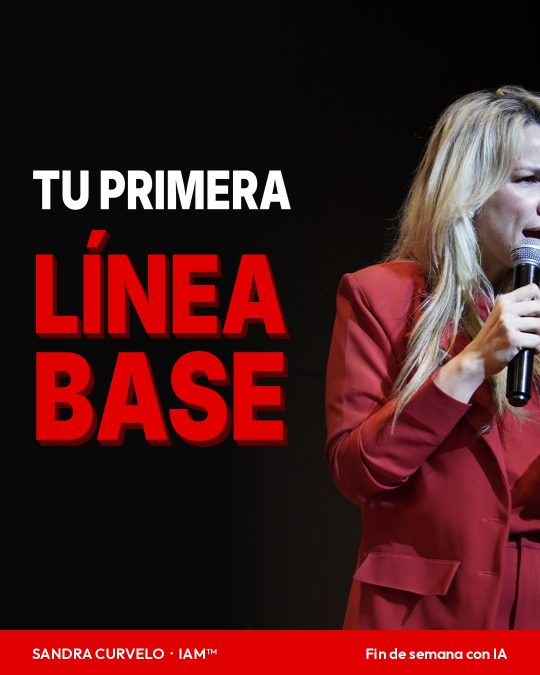
#> input picture contenido-linkedin/imagenes/dom-15.jpg, 1080 x 1350 px, given in place of bg2.png, which was not available (shown at 1/2 size)
$ python escalera-lun-23.py .
#> lines starting #> are read from the running program, lines starting #| are printed output that depends on the picture
import sys
from PIL import Image, ImageDraw, ImageFont, ImageFilter, ImageEnhance, ImageChops
D=sys.argv[1]; F="/mnt/skills/examples/canvas-design/canvas-fonts/"
B=lambda s: ImageFont.truetype(F+"Outfit-Bold.ttf",s); R=lambda s: ImageFont.truetype(F+"Outfit-Regular.ttf",s)
W,H=1080,1350
bg=Image.open(D+"/bg2.png").convert("RGB").resize((W,H),Image.LANCZOS).convert("RGBA")
cut=Image.open(D+"/cut.png").convert("RGBA")
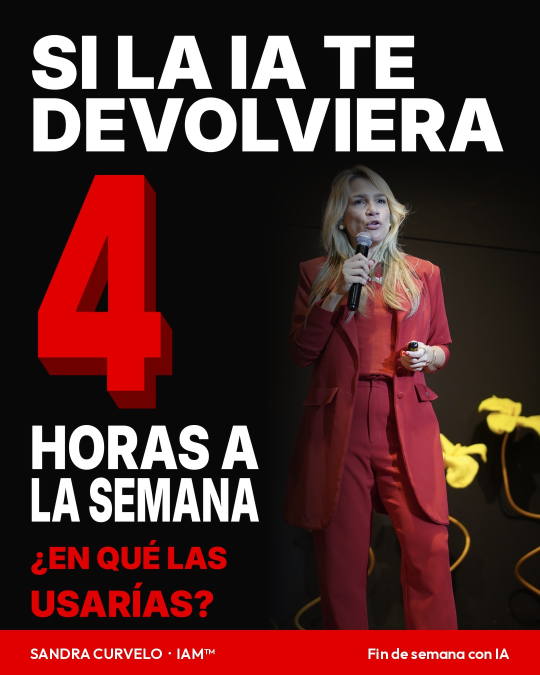
#> input picture contenido-linkedin/imagenes/fin-semana-dom-08.jpg, 1080 x 1350 px, given in place of cut.png, which was not available (shown at 1/2 size)
s=1.1; cut=cut.resize((int(cut.width*s),int(cut.height*s)),Image.LANCZOS)
ox,oy=-300,-20
# grade subject to scene: slightly darker, warmer-red
rgb=cut.convert("RGB"); a=cut.split()[-1]
#> after `a = cut.split()[-1]`: a: PIL image 1188x1485 L; every value is 255
rgb=ImageEnhance.Brightness(rgb).enhance(0.84); rgb=ImageEnhance.Contrast(rgb).enhance(1.05)
tint=Image.new("RGB",rgb.size,(255,40,40)); rgb=Image.blend(rgb,tint,0.06)
dk=Image.new("L",rgb.size,0); dd=ImageDraw.Draw(dk)
#> after `dk = Image.new('L', rgb.size, 0)`: dk: PIL image 1188x1485 L; every value is 0
for yy in range(rgb.height):
    fy=yy+oy
    v=0 if fy<980 else min(215,int(215*(fy-980)/170))
    dd.line([(0,yy),(rgb.width,yy)],fill=v)
rgb=Image.composite(Image.new("RGB",rgb.size,(10,6,8)),rgb,dk)
cut=rgb.convert("RGBA"); cut.putalpha(a)
# red rim glow behind subject
glow=Image.new("RGBA",(W,H),(0,0,0,0)); g=Image.new("RGBA",cut.size,(230,20,20,0)); g.putalpha(a.point(lambda v: int(v*0.85)))
#> after `glow = Image.new('RGBA', (W, H), (0, 0, 0, 0))`: glow: PIL image 1080x1350 RGBA; every value is 0
#> after `g.putalpha(a.point(lambda v: int(v * 0.85)))`:
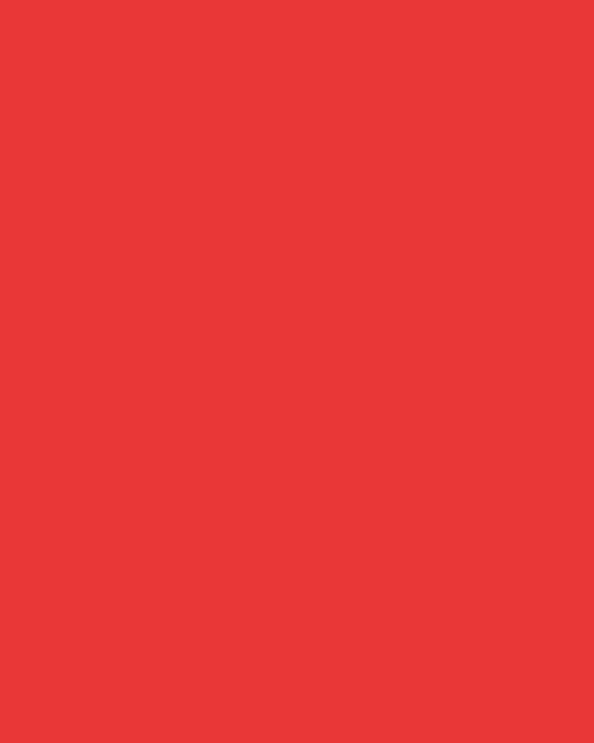
#> g: PIL image 1188x1485 RGBA (shown at 1/2 size); mean R, G, B, A 230, 20, 20, 216; transparent parts drawn white
glow.paste(g,(ox+14,oy),g); glow=glow.filter(ImageFilter.GaussianBlur(22))
#> after `glow = glow.filter(ImageFilter.GaussianBlur(22))`:
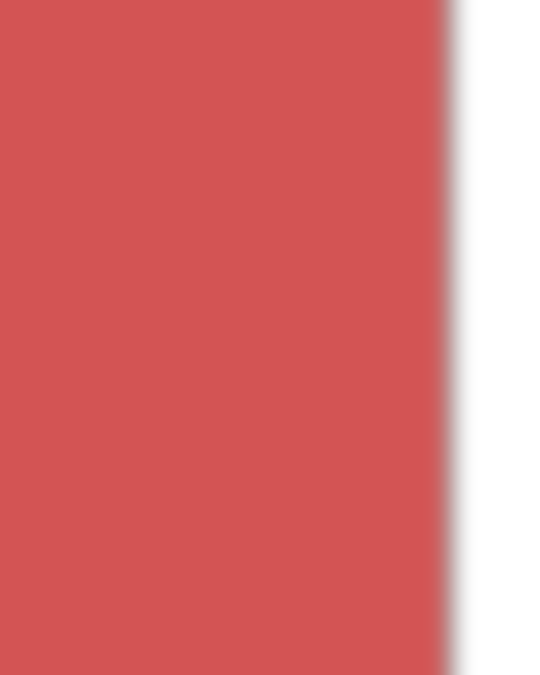
#> glow: PIL image 1080x1350 RGBA (shown at 1/2 size); mean R, G, B, A 162.9, 14.2, 14.2, 152.8; transparent parts drawn white
bg=Image.alpha_composite(bg,glow)
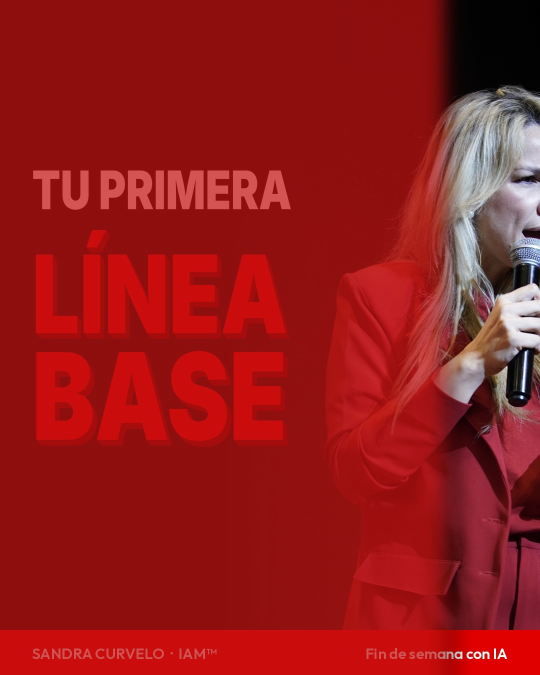
#> bg: PIL image 1080x1350 RGBA (shown at 1/2 size); mean R, G, B, A 150.2, 25.9, 26.6, 255
# soft floor shadow
bg.alpha_composite(cut,(ox,oy))
c=bg
my=Image.new("L",(W,H),0); dy=ImageDraw.Draw(my)
#> after `my = Image.new('L', (W, H), 0)`: my: PIL image 1080x1350 L; every value is 0
for y in range(H):
    v=0
    if y<300: v=int(200*(1-y/300))
    if y>1060: v=min(250,int(250*(y-1060)/120))
    dy.line([(0,y),(W,y)],fill=v)
ov=Image.new("RGBA",(W,H),(6,6,8,255)); ov.putalpha(my); c=Image.alpha_composite(c,ov)
#> after `ov.putalpha(my)`:
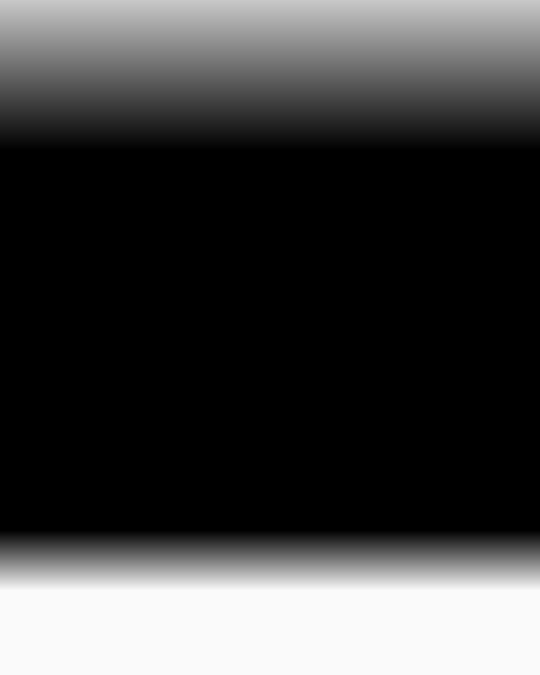
#> my: PIL image 1080x1350 L (shown at 1/2 size); min 0, max 250, mean 64.7

def holo(cx,cy,t,size,n=''):
#> called with cx = 655, cy = 833, t = 'ADOPCIÓN', size = 44, n = '1'
    global c
    f=B(size); pre=n+'  ' if n else ''; pw=ImageDraw.Draw(c).textlength(pre,font=f); tw=ImageDraw.Draw(c).textlength(pre+t,font=f)
#> after `pw = ImageDraw.Draw(c).textlength(pre, font=f)`: pw = 55.97
#> after `tw = ImageDraw.Draw(c).textlength(pre + t, font=f)`: tw = 292.4
    x0,y0,x1,y1=int(cx-tw/2-22),int(cy-size*0.7),int(cx+tw/2+22),int(cy+size*0.75)
#> x0 = 486; y0 = 802; x1 = 823; y1 = 866
    lay=Image.new("RGBA",(W,H),(0,0,0,0)); ld=ImageDraw.Draw(lay)
    ld.rectangle((x0,y0,x1,y1),fill=(40,4,8,170))
    ld.line([(x0,y0),(x1,y0)],fill=(255,70,70,255),width=2); ld.line([(x0,y1),(x1,y1)],fill=(255,70,70,255),width=2)
    gl=lay.filter(ImageFilter.GaussianBlur(10)); c=Image.alpha_composite(c,gl); c=Image.alpha_composite(c,lay)
#> after `gl = lay.filter(ImageFilter.GaussianBlur(10))`:
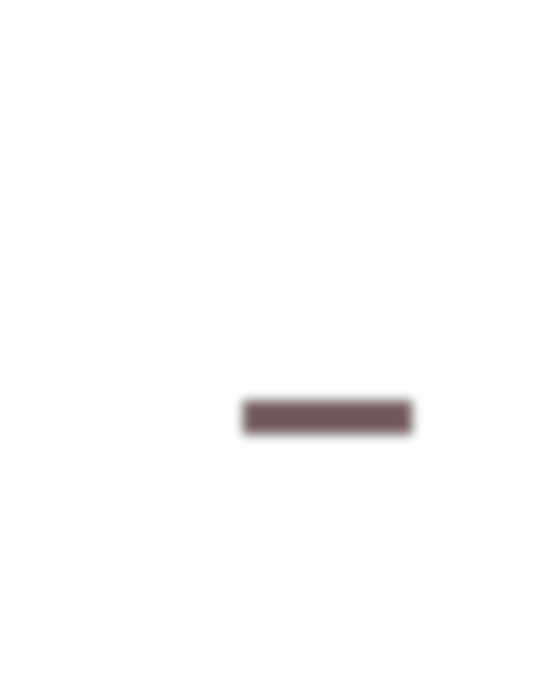
#> gl: PIL image 1080x1350 RGBA (shown at 1/2 size); mean R, G, B, A 0.8, 0.1, 0.2, 2.7; transparent parts drawn white
    tl=Image.new("RGBA",(W,H),(0,0,0,0)); td=ImageDraw.Draw(tl)
    td.text((cx-tw/2,cy-size*0.62),pre+t,font=f,fill=(255,90,90,255))
    c=Image.alpha_composite(c,tl.filter(ImageFilter.GaussianBlur(6)))
    td2=ImageDraw.Draw(c)
    if n: td2.text((cx-tw/2,cy-size*0.62),n,font=f,fill=(255,60,60))
    td2.text((cx-tw/2+pw,cy-size*0.62),t,font=f,fill=(255,236,236))
holo(655,833,"ADOPCIÓN",44,"1")
holo(810,680,"CONEXIÓN",44,"2")
holo(880,549,"GOBERNANZA",38,"3")
d=ImageDraw.Draw(c)
WH=(248,246,242); RED=(255,60,60)

def relieve(x,y,t,size,front,depth):
#> called with x = 56, y = 40, t = 'LAS 3 FASES', size = 128, front = (255, 255, 255, 255), depth = 10
    global c
    f=B(size)
    gl=Image.new("RGBA",(W,H),(0,0,0,0)); gd=ImageDraw.Draw(gl)
    gd.text((x,y),t,font=f,fill=(230,0,0,200)); c=Image.alpha_composite(c,gl.filter(ImageFilter.GaussianBlur(18)))
    ex=Image.new("RGBA",(W,H),(0,0,0,0)); ed=ImageDraw.Draw(ex)
    for i in range(depth,0,-1):
        sh=int(70+90*(1-i/depth)); ed.text((x+i,y+i),t,font=f,fill=(sh,0,6,255))
    c=Image.alpha_composite(c,ex)
    fr=Image.new("RGBA",(W,H),(0,0,0,0)); fd=ImageDraw.Draw(fr); fd.text((x,y),t,font=f,fill=front)
    c=Image.alpha_composite(c,fr)
    hl=Image.new("RGBA",(W,H),(0,0,0,0)); hd=ImageDraw.Draw(hl); hd.text((x-1,y-1),t,font=f,fill=(255,255,255,90)); c=Image.alpha_composite(c,hl)
relieve(56,40,"LAS 3 FASES",128,(255,255,255,255),10)
relieve(60,190,"DE LA IA EMPRESARIAL",62,(255,70,70,255),6)
#> call 2 of relieve, with x = 60, y = 190, t = 'DE LA IA EMPRESARIAL', size = 62, front = (255, 70, 70, 255), depth = 6
#> in relieve (call 2), `c = Image.alpha_composite(c, gl.filter(ImageFilter.GaussianBlur(18)))`:
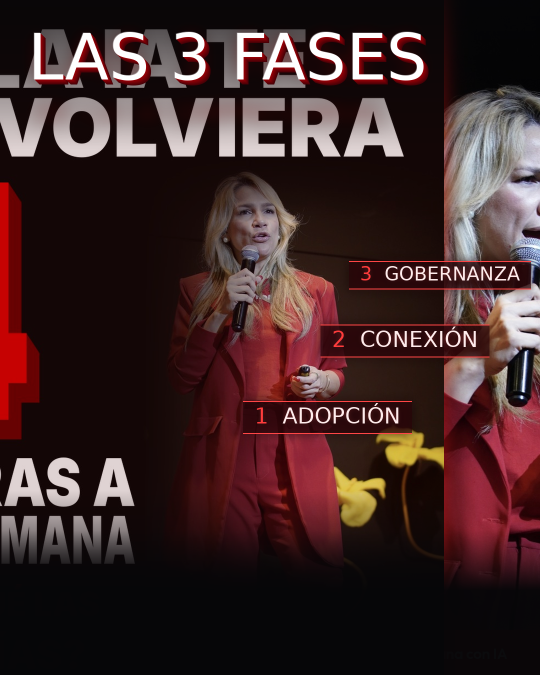
#> c: PIL image 1080x1350 RGBA (shown at 1/2 size); mean R, G, B, A 61.7, 38.2, 38.2, 255
d=ImageDraw.Draw(c)
band=Image.new("RGBA",(W,H),(0,0,0,0)); bd=ImageDraw.Draw(band)
y0=1150
for y in range(y0,H):
    t=(y-y0)/(H-y0); bd.line([(0,y),(W,y)],fill=(int(226-80*t),0,int(6+4*t),255))
bd.polygon([(0,y0),(W,y0-40),(W,y0)],fill=(226,0,6,255))
sh=band.filter(ImageFilter.GaussianBlur(18)); c=Image.alpha_composite(c,sh); c=Image.alpha_composite(c,band)
d=ImageDraw.Draw(c)
d.text((60,y0+18),"MEDIR ANTES.",font=B(64),fill=(255,255,255))
sz=40
while True:
    f2=B(sz); parts=[("El ",None),("criterio humano","box"),(" decide dónde entra ",None),("la IA","dark")]
    tw=sum(d.textlength(p,font=f2) for p,_ in parts)+24
    if tw<=W-120 or sz<=32: break
    sz-=1
#> this loop made 1 pass
#> tw on pass 1: 895.1
#> after the loop, sz = 40
x=60; y=y0+100
for p,st in parts:
    w=d.textlength(p,font=f2)
    if st=="box":
        d.rounded_rectangle((x-2,y-4,x+w+22,y+sz+10),radius=10,fill=(14,6,8)); d.text((x+10,y),p,font=f2,fill=(255,255,255)); x+=w+24
    elif st=="dark":
        d.rounded_rectangle((x+2,y-4,x+w+24,y+sz+10),radius=10,fill=(255,255,255)); d.text((x+12,y),p,font=f2,fill=(200,0,10)); x+=w+26
    else:
        d.text((x,y),p,font=f2,fill=(255,255,255)); x+=w
#> this loop made 4 passes
#> (w, x) on passes 1 to 4: (49.11, 109.1), (318.6, 451.8), (415.8, 867.6), (87.5, 981.1)
#> after the loop, x = 981.1
t="Sandra Curvelo · IAM™"; d.text((W-60-d.textlength(t,font=R(24)),y0+42),t,font=R(24),fill=(255,225,225))
c.convert("RGB").save(D+"/lun-23-am-v5.jpg",quality=92)
